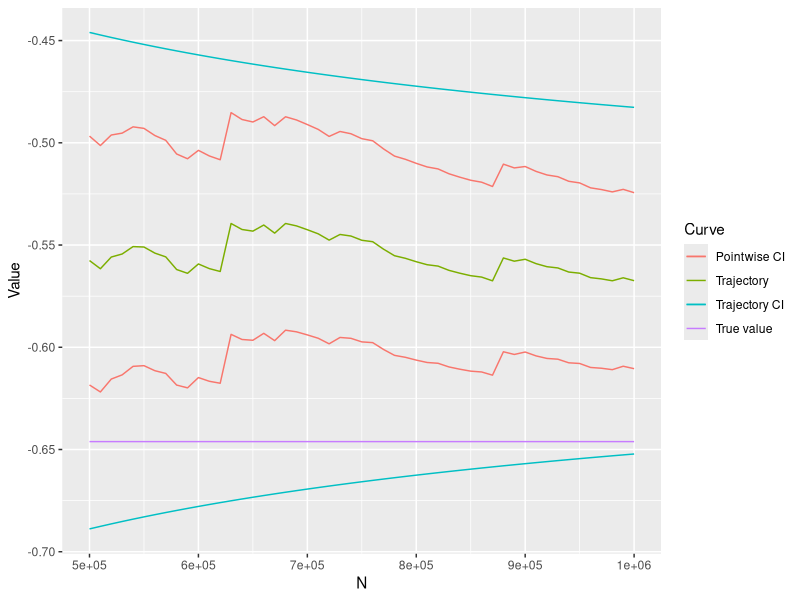
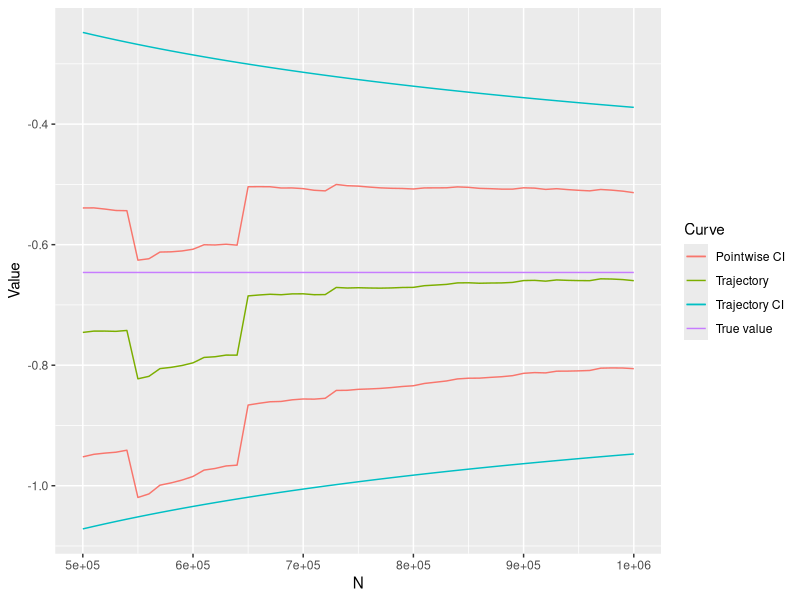

Write R code to recreate these figures, in order. (Note: a time limit stopped this script after it produced the figures.)
## ---- chunk 1
knitr::opts_chunk$set(echo = TRUE)
## ---- chunk 2
u <- function(t) {
  0.1 + 3.15*sqrt(t)
}

f <- Vectorize(function(x, t, v) {
  -2/sqrt(pi) * sin(t)/t * exp(-v^2)
})

f.transformed <- Vectorize(function(u, v, w) {
  -2/sqrt(pi) * sin(log(v) + log(u)) * exp(-(log(w) + log(u))^2) / ((log(v) + log(u)) * u * v * w)
})
## ---- chunk 3
library(glue)

process.sample <- function(sample) {
  n <- length(sample)
  
  sample.sd <- sd(sample)
  print(glue("Sample sd: {sample.sd}"))
  
  t <- (1:n)/n
  traj <- cumsum(sample)/(1:n)
  
  pointwise.moerr <- 1.65*sample.sd/sqrt(1:n)
  traj.moerr <- sample.sd*sqrt(n)*u(t)/floor(n*t)
  
  traj.ci.low <- traj[n] - traj.moerr
  traj.ci.high <- traj[n] + traj.moerr
  pointwise.ci.low <- traj - pointwise.moerr
  pointwise.ci.high <- traj + pointwise.moerr
  return(data.frame(N = 1:n, 
                    pointwise.ci.low = pointwise.ci.low, 
                    pointwise.ci.high = pointwise.ci.high, 
                    trajectory = traj,
                    traj.ci.low = traj.ci.low,
                    traj.ci.high = traj.ci.high))
  
}

library(ggplot2)

plot.results <- function(n, results, drop=5000, every=100) {
  ggplot(results[seq(drop, n, every),], aes(x = N)) +
    geom_line(aes(y = trajectory, color = "Trajectory")) +
    geom_line(aes(y = pointwise.ci.low, color = "Pointwise CI")) +
    geom_line(aes(y = pointwise.ci.high, color = "Pointwise CI")) + 
    geom_line(aes(y = traj.ci.low, color = "Trajectory CI")) + 
    geom_line(aes(y = traj.ci.high, color = "Trajectory CI")) +
    geom_line(aes(y = -0.646145, color = "True value")) +
    xlab("N") + ylab("Value") + labs(color = "Curve")
}
## ---- chunk 4
uniform.simulation <- function(f, n) {
  u <- runif(n)
  v <- runif(n)
  w <- runif(n)
  
  sample <- f(u, v, w)
  
  return(sample)
}

p <- Vectorize(function(u, v, w) {
  2/sqrt(pi) * exp(-v - (w-u)^2)
})

dependent.simulation <- function(f, n) {
  u <- rexp(n)
  v <- rexp(n) + u
  w <- abs(rnorm(n, mean=0, sd=1/sqrt(2))) + u
  
  sample <- f(u, v, w) / p(u, v, w)
  
  return(sample)
}

## ---- chunk 5
n <- 10^6
res.uniform <- process.sample(uniform.simulation(f.transformed, n))

plot.results(n, res.uniform, drop=5*10^5, every=10^4)

print(res.uniform$trajectory[n])
## ---- chunk 6
n <- 10^6
res.dependent <- process.sample(dependent.simulation(f, n))

plot.results(n, res.dependent, drop=5*10^5, every=10^4)

print(res.dependent$trajectory[n])
## ---- chunk 7
N <- c(10^3, 10^4, 10^5, 10^6)
deviation.uniform <- rep(0, length(N))
deviation.dependent <- rep(0, length(N))

for (k in 1:length(N)) {
  deviation.uniform[k] <- var(replicate(100, mean(uniform.simulation(f.transformed, N[k]))))
  deviation.dependent[k] <- var(replicate(100, mean(dependent.simulation(f, N[k]))))
}

deviation <- data.frame(N = N, deviation.dependent = deviation.dependent, deviation.uniform = deviation.uniform)


ggplot(deviation, aes(x=N)) +
  scale_x_continuous(trans='log10') +
  geom_line(aes(y=deviation.dependent, color="Exponential + folded normal")) +
  geom_line(aes(y=deviation.uniform, color="Uniform")) +
  xlab('Sample size (log10 scale)') + ylab('Mean observed SD') + labs(color='Simulation method')
## ---- chunk 8
uniform.simulation.sd <- mean(replicate(100, sd(uniform.simulation(f.transformed, 10^6))))
dependent.simulation.sd <- mean(replicate(100, sd(dependent.simulation(f, 10^6))))
## ---- chunk 9
library(ggplot2)

Ns <- seq(1, 10^6, 1000)

deviation <- data.frame(N = Ns,
                        sd.dependent = dependent.simulation.sd / sqrt(Ns),
                        sd.uniform = uniform.simulation.sd / sqrt(Ns))

ggplot(deviation, aes(x=N)) +
  scale_x_continuous(trans='log10') +
  geom_line(aes(y=sd.dependent, color="Exponential + folded normal")) +
  geom_line(aes(y=sd.uniform, color="Uniform")) +
  xlab('Sample size (log10 scale)') + ylab('SD') + labs(color='Simulation method')
